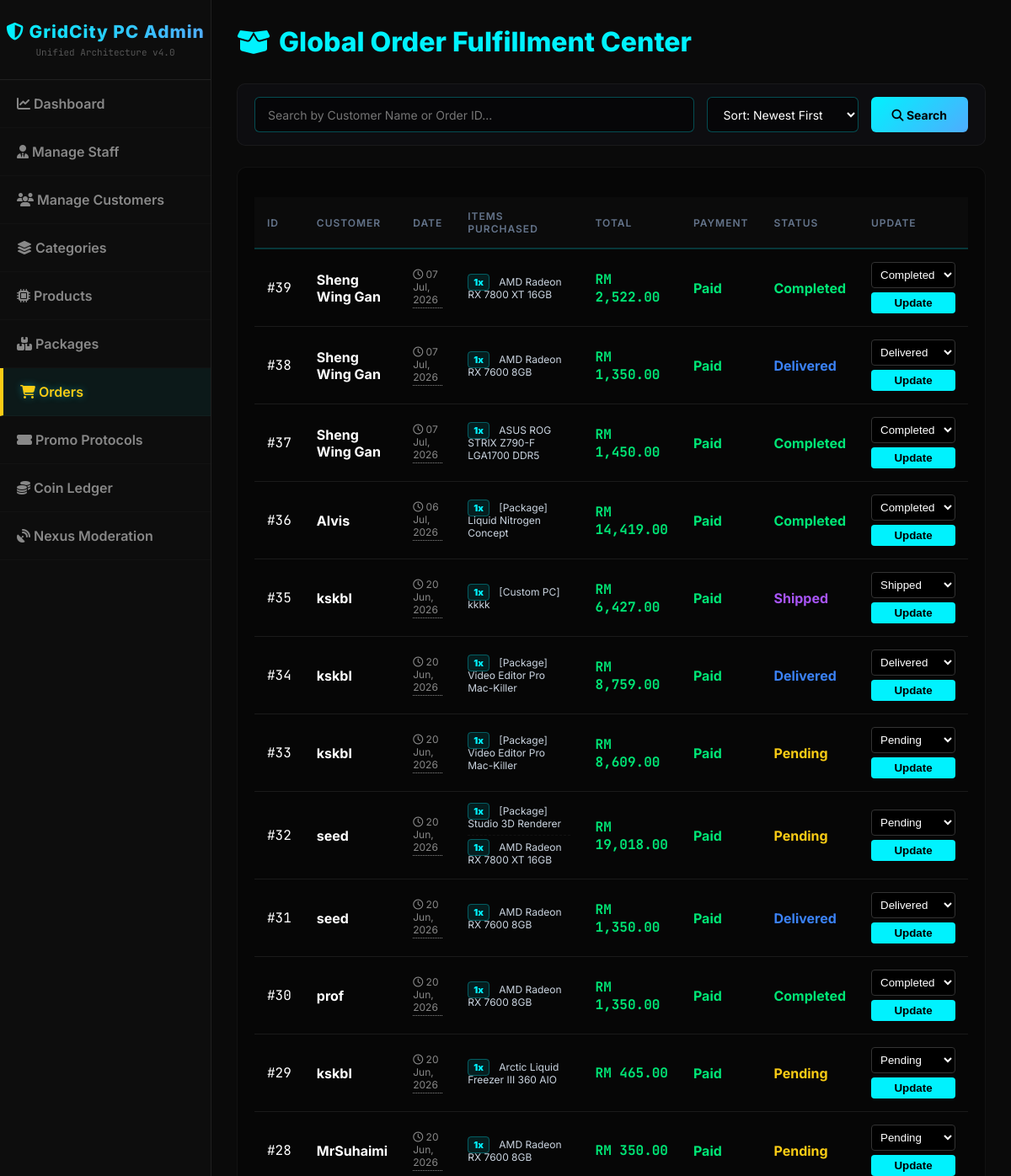
The page /manage_orders.php (signed in, upper part) on the database as committed earlier.
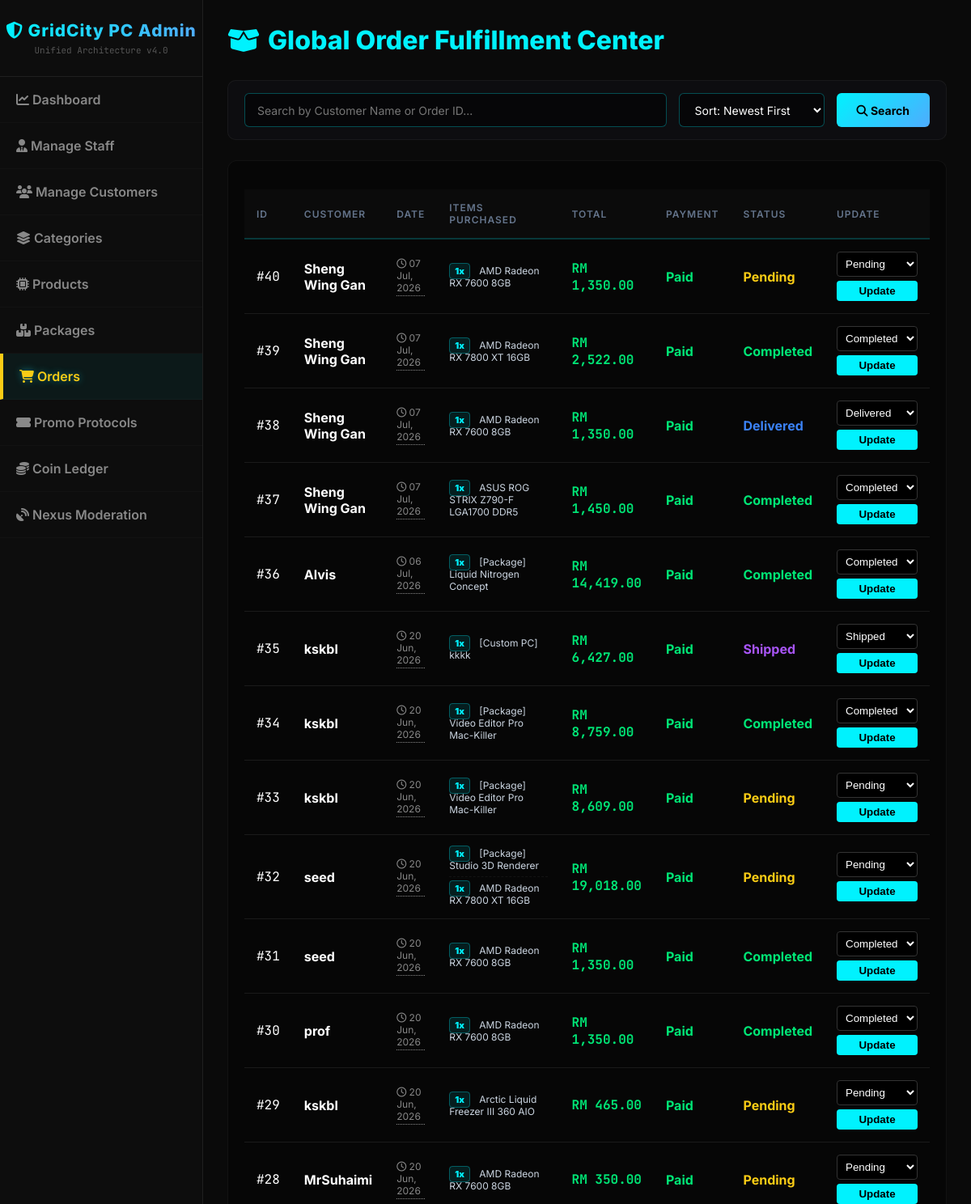
The same page on the database as committed later.
### tables this page shows
CREATE TABLE `orders` (
  `order_id` int(11) NOT NULL,
  `order_name` varchar(100) DEFAULT 'My Custom Order',
  `customer_id` int(11) NOT NULL,
  `order_date` datetime DEFAULT current_timestamp(),
  `total_amount` decimal(10,2) NOT NULL,
  `coins_used` int(11) NOT NULL DEFAULT 0,
  `discount_amount` decimal(10,2) NOT NULL DEFAULT 0.00,
  `shipping_address` text NOT NULL,
  `contact_number` varchar(20) DEFAULT NULL,
  `order_status` varchar(20) DEFAULT 'Pending'
);

CREATE TABLE `customers` (
  `customer_id` int(11) NOT NULL,
  `username` varchar(150) DEFAULT NULL,
  `first_name` varchar(50) DEFAULT NULL,
  `last_name` varchar(50) DEFAULT NULL,
  `email` varchar(100) NOT NULL,
  `password` varchar(255) NOT NULL,
  `phone_number` varchar(20) DEFAULT NULL,
  `birthday` date DEFAULT NULL,
  `wallet_balance` decimal(10,2) NOT NULL DEFAULT 0.00,
  `reward_coins` int(11) NOT NULL DEFAULT 0,
  `lifetime_coins` int(11) DEFAULT 0,
  `membership_tier` varchar(20) DEFAULT 'Standard',
  `vip_expiry_date` datetime DEFAULT NULL,
  `auto_renew` tinyint(1) DEFAULT 0,
  `default_shipping_address` text DEFAULT NULL,
  `account_status` varchar(20) DEFAULT 'Active',
  `reset_token` varchar(6) DEFAULT NULL,
  `reset_token_expire` datetime DEFAULT NULL,
  `pref_gamer` int(11) DEFAULT 0,
  `pref_creator` int(11) DEFAULT 0,
  `pref_student` int(11) DEFAULT 0,
  `pref_enthusiast` int(11) DEFAULT 0,
  `created_at` datetime DEFAULT current_timestamp(),
  `status` varchar(50) NOT NULL DEFAULT 'Active',
  `daily_coins_added` int(11) DEFAULT 0,
  `daily_coins_deducted` int(11) DEFAULT 0,
  `last_coin_update` date DEFAULT NULL,
  `last_login` datetime DEFAULT current_timestamp()
);

CREATE TABLE `order_details` (
  `order_detail_id` int(11) NOT NULL,
  `order_id` int(11) NOT NULL,
  `product_id` int(11) DEFAULT NULL,
  `pc_build` int(11) DEFAULT NULL,
  `package_id` int(11) DEFAULT NULL,
  `affiliate_id` int(11) DEFAULT NULL,
  `quantity` int(11) NOT NULL,
  `unit_price` decimal(10,2) NOT NULL,
  `return_status` varchar(50) DEFAULT NULL,
  `return_reason` text DEFAULT NULL,
  `return_image` varchar(255) DEFAULT NULL
);

CREATE TABLE `products` (
  `product_id` int(11) NOT NULL,
  `category_id` int(11) NOT NULL,
  `product_name` varchar(100) NOT NULL,
  `description` text DEFAULT NULL,
  `price` decimal(10,2) NOT NULL,
  `stock_quantity` int(11) NOT NULL DEFAULT 0,
  `specifications` text DEFAULT NULL,
  `image_url` longtext DEFAULT NULL,
  `status` varchar(20) DEFAULT 'Available',
  `tdp_wattage` int(11) DEFAULT 0,
  `is_package` tinyint(1) DEFAULT 0,
  `socket_type` varchar(20) DEFAULT NULL COMMENT 'For CPU and Motherboard (e.g., LGA1700, AM5)',
  `ram_type` varchar(20) DEFAULT NULL COMMENT 'For Motherboard and RAM (e.g., DDR4, DDR5)',
  `performance_tier` int(2) DEFAULT 0 COMMENT '1-10 scale for AI Bottleneck calculation'
);

CREATE TABLE `payments` (
  `payment_id` int(11) NOT NULL,
  `order_id` int(11) NOT NULL,
  `payment_method` varchar(50) NOT NULL,
  `reference_number` varchar(100) DEFAULT NULL,
  `payment_status` varchar(20) DEFAULT 'Unpaid',
  `transaction_date` datetime DEFAULT current_timestamp()
);

### manage_orders.php (the view, shortened to what the changed rows need)
<?php
$conn->query("UPDATE orders SET order_status = 'Shipped'
              WHERE order_status = 'Processing'
              AND order_date < NOW() - INTERVAL 4 MINUTE");
$search = $_GET['search'] ?? '';
$current_sort = $_GET['sort'] ?? 'desc';
$order_by = 'o.order_id DESC';
?>
<!DOCTYPE html>
<html lang="en">
<head>
    <link rel="stylesheet" href="https://cdnjs.cloudflare.com/ajax/libs/font-awesome/6.4.0/css/all.min.css">
    <link rel="stylesheet" href="css/admin_style.css">
</head>
<body>
    <div class="admin-container">
        <div class="admin-content" style="padding: 30px;">
            <header class="admin-header" style="margin-bottom: 30px; display: flex; justify-content: space-between; align-items: center;">
                <div>
                    <h2 style="color: #00f2fe; margin:0;"><i class="fas fa-box-open"></i> Global Order Fulfillment Center</h2>
                </div>
            </header>
            <div class="table-container" style="background: rgba(0,0,0,0.4); padding: 20px; border-radius: 12px; border: 1px solid rgba(255,255,255,0.05);">
                <table style="width:100%; border-collapse: collapse;">
                    <thead>
                        <tr style="border-bottom: 2px solid rgba(0,242,254,0.2); text-align: left;">
                            <th style="padding:15px; color:#64748b; font-size:12px;">ID</th>
                            <th style="padding:15px; color:#64748b; font-size:12px;">Customer</th>
                            <th style="padding:15px; color:#64748b; font-size:12px;">Date</th>
                            <th style="padding:15px; color:#64748b; font-size:12px; width:30%;">Items Purchased</th>
                            <th style="padding:15px; color:#64748b; font-size:12px;">Total</th>
                            <th style="padding:15px; color:#64748b; font-size:12px;">Payment</th>
                            <th style="padding:15px; color:#64748b; font-size:12px;">Status</th>
                            <th style="padding:15px; color:#64748b; font-size:12px;">Update</th>
                        </tr>
                    </thead>
                    <tbody>
                        <?php
                        if ($search !== '') {
                            $keywords = explode(' ', trim($search));
                            $conditions = [];
                            $params = [];
                            $types = "";
                            foreach ($keywords as $kw) {
                                if (trim($kw) !== '') {
                                    $conditions[] = "(c.username LIKE ? OR o.order_id LIKE ?)";
                                    $params[] = "%" . trim($kw) . "%";
                                    $params[] = "%" . trim($kw) . "%";
                                    $types .= "ss";
                                }
                            }
                            $where_clause = implode(" AND ", $conditions);
                            $sql = "SELECT o.*, c.username, p.payment_status
                                    FROM orders o
                                    JOIN customers c ON o.customer_id = c.customer_id
                                    LEFT JOIN payments p ON o.order_id = p.order_id
                                    WHERE $where_clause ORDER BY $order_by";
                            $stmt = $conn->prepare($sql);
                            if (!empty($params)) {
                                $stmt->bind_param($types, ...$params);
                            }
                            $stmt->execute();
                            $res = $stmt->get_result();
                        } else {
                            $sql = "SELECT o.*, c.username, p.payment_status
                                    FROM orders o
                                    JOIN customers c ON o.customer_id = c.customer_id
                                    LEFT JOIN payments p ON o.order_id = p.order_id
                                    ORDER BY $order_by";
                            $res = $conn->query($sql);
                        }
                        if ($res && $res->num_rows > 0) {
                            while ($row = $res->fetch_assoc()) {
                                $status = $row['order_status'];
                                $status_color = "#facc15";
                                if ($status == 'Processing') $status_color = "#00f2fe";
                                elseif ($status == 'Shipped') $status_color = "#a855f7";
                                elseif ($status == 'Delivered') $status_color = "#3b82f6";
                                elseif ($status == 'Completed') $status_color = "#00e676";
                                elseif ($status == 'Cancelled') $status_color = "#ff4d4d";
                                $pay_status = empty($row['payment_status']) ? 'Unpaid' : $row['payment_status'];
                                $pay_color = (strtolower($pay_status) === 'paid') ? '#00e676' : '#ff4d4d';
                                echo "<tr style='border-bottom: 1px solid rgba(255,255,255,0.05);'>";
                                echo "<td style='padding:15px; font-family: JetBrains Mono;'>#{$row['order_id']}</td>";
                                echo "<td style='padding:15px; font-weight:bold;'>" . htmlspecialchars($row['username']) . "</td>";
                                $order_time = strtotime($row['order_date']);
                                $time_diff = time() - $order_time;
                                $days = floor($time_diff / 86400);
                                $hours = floor(($time_diff % 86400) / 3600);
                                $mins = floor(($time_diff % 3600) / 60);
                                $time_elapsed = "";
                                if ($days > 0) $time_elapsed = "{$days} Days, {$hours} Hrs ago";
                                elseif ($hours > 0) $time_elapsed = "{$hours} Hrs, {$mins} Mins ago";
                                else $time_elapsed = "{$mins} Mins ago";
                                $exact_time = date('h:i:s A', $order_time);
                                $date_display = date('d M, Y', $order_time);
                                $address = $row['shipping_address'] ?? 'Check customer profile for full address details.';
                                echo "<td style='padding:15px; color:#888; font-size:12px;'>
                                        <div class='tooltip-container'>
                                            <i class='far fa-clock'></i> {$date_display}
                                            <div class='tooltip-text'>
                                                <div style='margin-bottom:8px;'>
                                                    <strong style='color:#00f2fe;'><i class='fas fa-map-marker-alt'></i> Shipping Address:</strong><br>
                                                    <span style='color:#cbd5e1;'>" . htmlspecialchars($address) . "</span>
                                                </div>
                                                <div style='margin-bottom:8px;'>
                                                    <strong style='color:#00f2fe;'><i class='fas fa-calendar-check'></i> Exact Time:</strong><br>
                                                    <span style='color:#cbd5e1;'>{$date_display} at {$exact_time}</span>
                                                </div>
                                                <div>
                                                    <strong style='color:#00f2fe;'><i class='fas fa-stopwatch'></i> Time Elapsed:</strong><br>
                                                    <span style='color:#ff4d4d; font-weight:bold;'>{$time_elapsed}</span>
                                                </div>
                                            </div>
                                        </div>
                                      </td>";
                                echo "<td style='padding:15px;'>";
                                $order_id_val = $row['order_id'];
                                $sql_items = "SELECT od.order_detail_id, od.quantity, od.unit_price, od.return_status, od.return_reason, od.return_image, p.product_name, pkg.package_name, sb.build_name
                                              FROM order_details od
                                              LEFT JOIN products p ON od.product_id = p.product_id
                                              LEFT JOIN packages pkg ON od.package_id = pkg.package_id
                                              LEFT JOIN saved_builds sb ON od.pc_build = sb.pc_build
                                              WHERE od.order_id = $order_id_val";
                                $res_items = $conn->query($sql_items);
                                while($item = $res_items->fetch_assoc()) {
                                    $name = $item['product_name'] ?: ($item['package_name'] ? "[Package] ".$item['package_name'] : "[Custom PC] ".$item['build_name']);
                                    echo "<div class='item-row'><span class='qty-badge'>{$item['quantity']}x</span> ".htmlspecialchars($name);
                                    echo "</div>";
                                }
                                echo "</td>";
                                echo "<td style='padding:15px; color:#00e676; font-weight:bold; font-family: JetBrains Mono;'>RM " . number_format($row['total_amount'], 2) . "</td>";
                                echo "<td style='padding:15px; font-weight:bold; color:{$pay_color}'>" . htmlspecialchars($pay_status) . "</td>";
                                echo "<td style='padding:15px; font-weight:bold; color:$status_color'>$status</td>";
                                echo "<td style='padding:15px;'>
                                        <form method='POST'>
                                            <input type='hidden' name='order_id' value='{$row['order_id']}'>
                                            <input type='hidden' name='current_sort' value='$current_sort'>
                                            <input type='hidden' name='current_search' value='$search'>
                                            <select name='new_status' style='background:#000; color:#fff; border:1px solid #333; padding:6px; border-radius:4px; margin-bottom:5px; width:100px;'>
                                                <option value='Pending' ".($status=='Pending'?'selected':'').">Pending</option>
                                                <option value='Processing' ".($status=='Processing'?'selected':'').">Processing</option>
                                                <option value='Shipped' ".($status=='Shipped'?'selected':'').">Shipped</option>
                                                <option value='Delivered' ".($status=='Delivered'?'selected':'').">Delivered</option> <option value='Completed' ".($status=='Completed'?'selected':'').">Completed</option>
                                                <option value='Cancelled' ".($status=='Cancelled'?'selected':'').">Cancelled</option>
                                            </select><br>
                                            <button type='submit' name='update_status' style='background:#00f2fe; color:#000; border:none; padding:5px 10px; border-radius:4px; font-weight:bold; cursor:pointer; width:100px;'>Update</button>
                                        </form>
                                      </td>";
                                echo "</tr>";
                            }
                        } else {
                            echo "<tr><td colspan='8' style='padding:30px; text-align:center; color:#888; font-size: 16px;'>No orders match your search.</td></tr>";
                        }
                        ?>
                    </tbody>
                </table>
            </div>
        </div>
    </div>
</body>
</html>

Rows that differ between the two databases and show on the page:
added orders: order_id "40", customer.username "Sheng Wing Gan", order_date "07 Jul, 2026", total_amount "1,350.00", payments.payment_status "Paid", order_status "Pending", new_status "Pending"
added order_details: quantity "1", product.product_name "AMD Radeon RX 7600 8GB", shown under "40"
changed orders id 34: order_status "Delivered" → "Completed"; new_status "Delivered" → "Completed"
changed orders id 31: order_status "Delivered" → "Completed"; new_status "Delivered" → "Completed"
